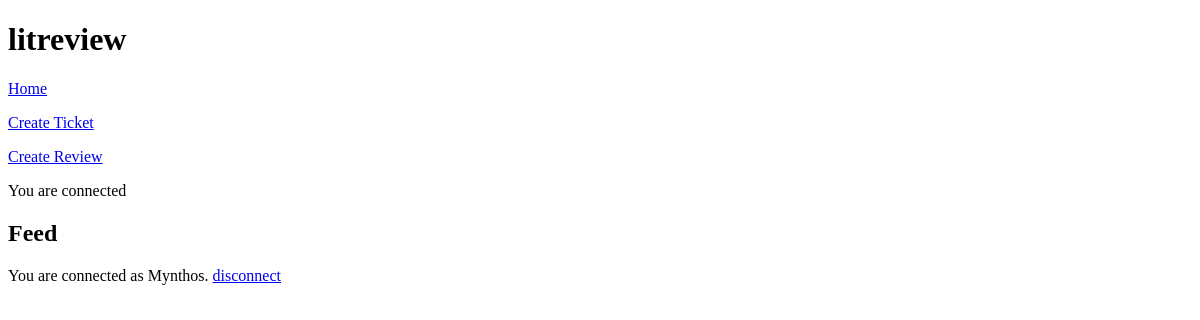
/home/ (signed in), run on an earlier commit of the app's database.
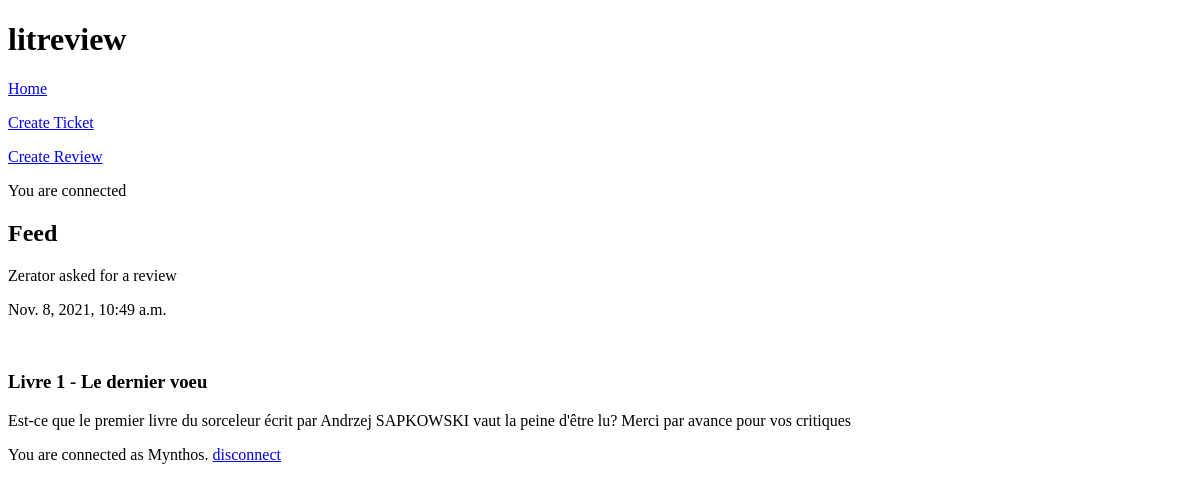
And on a later commit of the database.
### app/models.py (models this page shows)
class Ticket(models.Model):
    title = models.CharField(max_length=128)
    description = models.TextField(max_length=2048, blank=True)
    user = models.ForeignKey(to=settings.AUTH_USER_MODEL,
                             on_delete=models.CASCADE)
    image = models.ImageField(null=True, blank=True)
    time_created = models.DateTimeField(auto_now_add=True)

### authentication/models.py (models this page shows)
class User(AbstractUser):
    profile_photo = models.ImageField()

### app/views.py (the view)
# urls.py: 2. Add a URL to urlpatterns:  path('', views.home, name='home')
@login_required
def home(request):
    tickets = models.Ticket.objects.all()
    reviews = models.Review.objects.all()
    return render(request, 'app/home.html', context={'tickets': tickets,
                                                     'reviews': reviews})

### app/templates/app/home.html (shortened to what this page needs)
{% extends 'base.html' %}
{% block content %}
    <p><a href="{% url 'home' %}">Home</a></p>
    <p><a href="{% url 'create_ticket' %}">Create Ticket</a></p>
    <p><a href="{% url 'create_review' %}">Create Review</a></p>
    <p>You are connected</p>
    <h2>Feed</h2>
    <div class="grid-container">
        {% for ticket in tickets %}
        <p>{{ ticket.user }} asked for a review</p>
        <p>{{ ticket.time_created }}</p>
        <h3>{{ ticket.title }}</h3>
        <p>{{ ticket.description }}</p>
    {% endfor %}
    </div>
{% endblock content %}

What changed in the data, as far as the page shows it:
added Ticket: user "Zerator", time_created "Nov. 8, 2021, 10:49 a.m.", title "Livre 1 - Le dernier voeu", description "Est-ce que le premier livre du sorceleur écrit par Andrzej SAPKOWSKI vaut la peine d'être lu? Merci par avance pour vos critiques"
